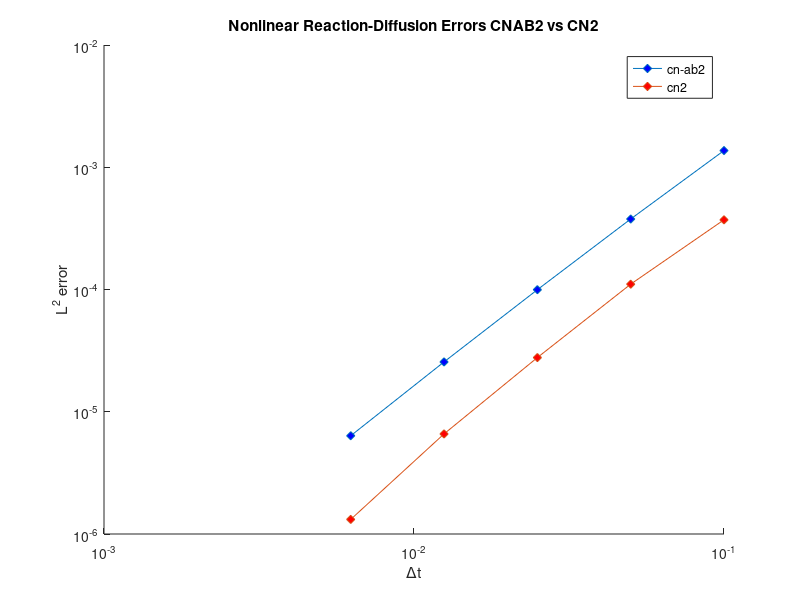

The MATLAB source for this figure:
clc;
close all;
clear all;

%bloth imex cnab and semibdf
%non linear CNAB
dt_1_norm = 0.00136986;
dt_05_norm = 0.000377152;
dt_0250_norm = 9.95886e-5;
dt_0125_norm = 2.55651e-5;
dt_00625_norm = 6.36142e-6;

norms = [dt_1_norm, dt_05_norm, dt_0250_norm, dt_0125_norm, dt_00625_norm];
k = 1:length(norms);
fit2 = polyfit(k, log2(norms), 1);


times = [0.1, 0.05, 0.0250, 0.0125, 0.00625];

fig = figure;
hold on
xlabel('\Deltat');
ylabel('L^2 error');
title('Nonlinear Reaction-Diffusion Errors CNAB2 vs CN2');
loglog(times, norms, '-d', 'MarkerFaceColor', 'blue');

% nonlinear cn2
dt_1_norm = 0.000371665;
dt_05_norm = 0.000110567;
dt_0250_norm = 2.7739e-5;
dt_0125_norm = 6.58653e-6;
dt_00625_norm = 1.31614e-6;

norms = [dt_1_norm, dt_05_norm, dt_0250_norm, dt_0125_norm, dt_00625_norm];
k = 1:length(norms);
fit4 = polyfit(k, log2(norms), 1);

times = [0.1, 0.05, 0.0250, 0.0125, 0.00625];
hold on;
loglog(times, norms, '-d', 'MarkerFaceColor', 'red');

%legend('semi-bdf2', 'cn-ab2', 'implicit-euler', 'cn2');
legend('cn-ab2','cn2');
saveas(fig, 'figures/nonlinear_cnabVScn2.png');